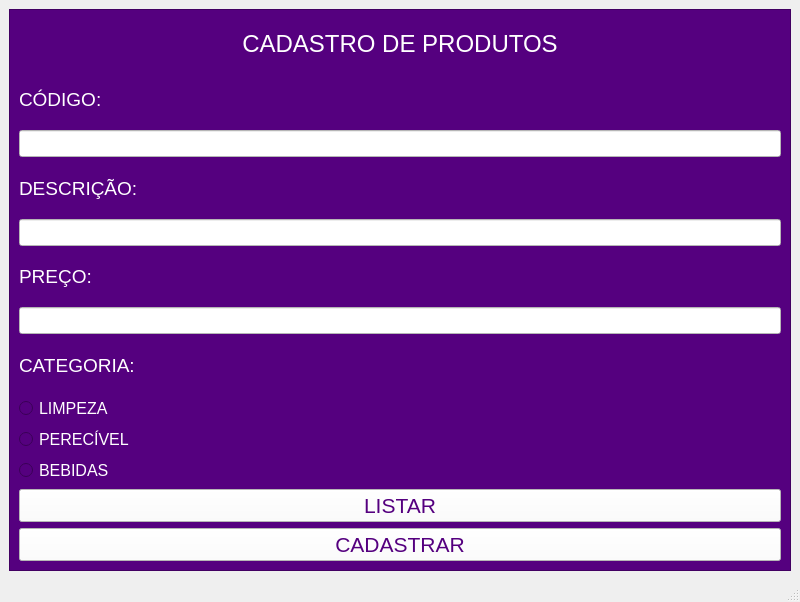
<?xml version="1.0" encoding="UTF-8"?>
<ui version="4.0">
 <class>MainWindow</class>
 <widget class="QMainWindow" name="MainWindow">
  <property name="geometry">
   <rect>
    <x>0</x>
    <y>0</y>
    <width>800</width>
    <height>602</height>
   </rect>
  </property>
  <property name="windowTitle">
   <string>MainWindow</string>
  </property>
  <widget class="QWidget" name="centralwidget">
   <layout class="QVBoxLayout" name="verticalLayout">
    <item>
     <widget class="QFrame" name="frame">
      <property name="styleSheet">
       <string notr="true">color: rgb(255, 255, 255);
background-color: rgb(85, 0, 127);</string>
      </property>
      <property name="frameShape">
       <enum>QFrame::StyledPanel</enum>
      </property>
      <property name="frameShadow">
       <enum>QFrame::Raised</enum>
      </property>
      <layout class="QVBoxLayout" name="verticalLayout_2">
       <item>
        <widget class="QLabel" name="label">
         <property name="sizePolicy">
          <sizepolicy hsizetype="Minimum" vsizetype="Preferred">
           <horstretch>0</horstretch>
           <verstretch>0</verstretch>
          </sizepolicy>
         </property>
         <property name="font">
          <font>
           <pointsize>18</pointsize>
          </font>
         </property>
         <property name="text">
          <string>CADASTRO DE PRODUTOS</string>
         </property>
         <property name="alignment">
          <set>Qt::AlignCenter</set>
         </property>
        </widget>
       </item>
       <item>
        <widget class="QLabel" name="label_2">
         <property name="font">
          <font>
           <pointsize>14</pointsize>
          </font>
         </property>
         <property name="text">
          <string>CÓDIGO:</string>
         </property>
         <property name="alignment">
          <set>Qt::AlignLeading|Qt::AlignLeft|Qt::AlignVCenter</set>
         </property>
        </widget>
       </item>
       <item>
        <widget class="QLineEdit" name="codigo">
         <property name="font">
          <font>
           <pointsize>12</pointsize>
          </font>
         </property>
         <property name="styleSheet">
          <string notr="true">color: rgb(85, 0, 127);
background-color: rgb(255, 255, 255);</string>
         </property>
        </widget>
       </item>
       <item>
        <widget class="QLabel" name="label_3">
         <property name="font">
          <font>
           <pointsize>14</pointsize>
          </font>
         </property>
         <property name="text">
          <string>DESCRIÇÃO:</string>
         </property>
         <property name="alignment">
          <set>Qt::AlignLeading|Qt::AlignLeft|Qt::AlignVCenter</set>
         </property>
        </widget>
       </item>
       <item>
        <widget class="QLineEdit" name="descricao">
         <property name="font">
          <font>
           <pointsize>12</pointsize>
          </font>
         </property>
         <property name="styleSheet">
          <string notr="true">color: rgb(85, 0, 127);
background-color: rgb(255, 255, 255);</string>
         </property>
        </widget>
       </item>
       <item>
        <widget class="QLabel" name="label_4">
         <property name="font">
          <font>
           <pointsize>14</pointsize>
          </font>
         </property>
         <property name="text">
          <string>PREÇO:</string>
         </property>
         <property name="alignment">
          <set>Qt::AlignLeading|Qt::AlignLeft|Qt::AlignVCenter</set>
         </property>
        </widget>
       </item>
       <item>
        <widget class="QLineEdit" name="preco">
         <property name="font">
          <font>
           <pointsize>12</pointsize>
          </font>
         </property>
         <property name="styleSheet">
          <string notr="true">color: rgb(85, 0, 127);
background-color: rgb(255, 255, 255);</string>
         </property>
        </widget>
       </item>
       <item>
        <widget class="QLabel" name="label_5">
         <property name="font">
          <font>
           <pointsize>14</pointsize>
          </font>
         </property>
         <property name="text">
          <string>CATEGORIA:</string>
         </property>
         <property name="alignment">
          <set>Qt::AlignLeading|Qt::AlignLeft|Qt::AlignVCenter</set>
         </property>
        </widget>
       </item>
       <item>
        <widget class="QRadioButton" name="limpeza">
         <property name="font">
          <font>
           <pointsize>12</pointsize>
          </font>
         </property>
         <property name="text">
          <string>LIMPEZA</string>
         </property>
        </widget>
       </item>
       <item>
        <widget class="QRadioButton" name="perecivel">
         <property name="font">
          <font>
           <pointsize>12</pointsize>
          </font>
         </property>
         <property name="text">
          <string>PERECÍVEL</string>
         </property>
        </widget>
       </item>
       <item>
        <widget class="QRadioButton" name="bebida">
         <property name="font">
          <font>
           <pointsize>12</pointsize>
          </font>
         </property>
         <property name="text">
          <string>BEBIDAS</string>
         </property>
        </widget>
       </item>
       <item>
        <widget class="QPushButton" name="listar">
         <property name="font">
          <font>
           <family>MS Shell Dlg 2</family>
           <pointsize>16</pointsize>
           <weight>50</weight>
           <italic>false</italic>
           <bold>false</bold>
          </font>
         </property>
         <property name="styleSheet">
          <string notr="true">background-color: rgb(255, 255, 255);
font: 11pt &quot;MS Shell Dlg 2&quot;;
color: rgb(85, 0, 127);
font: 16pt &quot;MS Shell Dlg 2&quot;;</string>
         </property>
         <property name="text">
          <string>LISTAR</string>
         </property>
        </widget>
       </item>
       <item>
        <widget class="QPushButton" name="cadastrar">
         <property name="font">
          <font>
           <family>MS Shell Dlg 2</family>
           <pointsize>16</pointsize>
           <weight>50</weight>
           <italic>false</italic>
           <bold>false</bold>
          </font>
         </property>
         <property name="styleSheet">
          <string notr="true">background-color: rgb(255, 255, 255);
font: 11pt &quot;MS Shell Dlg 2&quot;;
color: rgb(85, 0, 127);
font: 16pt &quot;MS Shell Dlg 2&quot;;</string>
         </property>
         <property name="text">
          <string>CADASTRAR</string>
         </property>
        </widget>
       </item>
      </layout>
     </widget>
    </item>
   </layout>
  </widget>
  <widget class="QMenuBar" name="menubar">
   <property name="geometry">
    <rect>
     <x>0</x>
     <y>0</y>
     <width>800</width>
     <height>21</height>
    </rect>
   </property>
  </widget>
  <widget class="QStatusBar" name="statusbar"/>
 </widget>
 <resources/>
 <connections/>
</ui>
